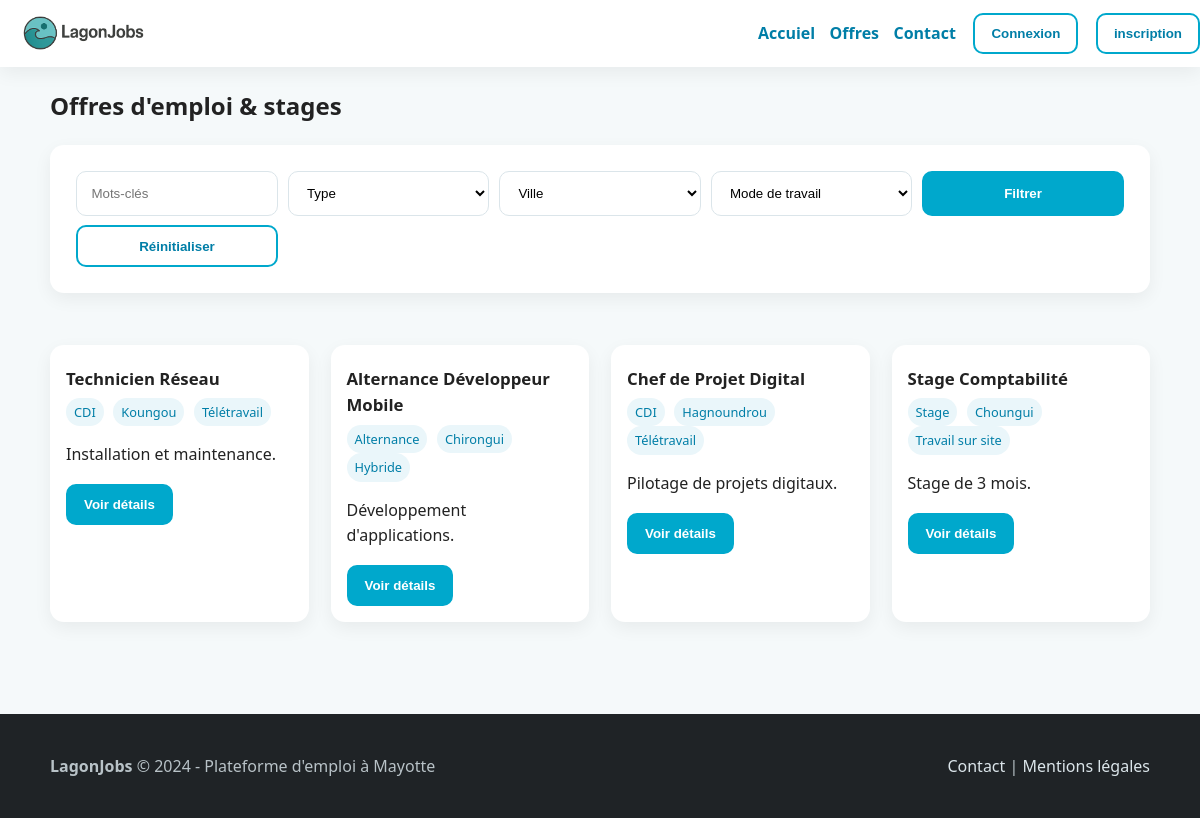
/Frontoffice/offres.php, run on the app's committed database.
### tables this page shows
CREATE TABLE `offres` (
  `Id` int(11) NOT NULL,
  `Titre` varchar(256) NOT NULL,
  `Id_type_contrat` int(11) NOT NULL,
  `Id_mode_travail` int(11) NOT NULL,
  `Id_ville` int(11) NOT NULL,
  `Description` varchar(1000) NOT NULL,
  `Id_statut` int(11) NOT NULL,
  `Mission` varchar(1000) NOT NULL,
  `Profile` varchar(1000) NOT NULL,
  `Duree` varchar(1000) NOT NULL
);

CREATE TABLE `types_contrats` (
  `Id` int(11) NOT NULL,
  `Nom_type_contrat` varchar(128) NOT NULL
);

CREATE TABLE `villes` (
  `Id` int(11) NOT NULL,
  `Nom_ville` varchar(256) NOT NULL
);

CREATE TABLE `modes_travails` (
  `Id` int(11) NOT NULL,
  `Nom_mode_travail` varchar(128) NOT NULL
);

### Frontoffice/offres.php (the view, shortened to what this page needs)
<!DOCTYPE html>
<html lang="fr">
<head>
    <link rel="stylesheet" href="style.css">
</head>
<body>
    <?php require(__DIR__.'/header.php')?>
    <?php
    $host = 'localhost';
    $dbname = 'lagonjob';
    $username = 'root';
    $password = '';
    try {
        $conn = new PDO("mysql:host=$host;dbname=$dbname;charset=utf8", $username, $password);
        $conn->setAttribute(PDO::ATTR_ERRMODE, PDO::ERRMODE_EXCEPTION);
    } catch(PDOException $e) {
        die("Erreur de connexion : " . $e->getMessage());
    }
    ?>
    <div class="container">
        <h2>Offres d'emploi & stages</h2>
        <div>
            <form class="form" action="offres.php" method="post">
                <div class="filter-bar">
                    <input type="text" name="mots_cles" placeholder="Mots-clés" value="<?php echo isset($_POST['mots_cles']) ? $_POST['mots_cles'] : ''; ?>">
                    <select name="type">
                        <option value="">Type</option>
                    </select>
                    <select name="ville">
                        <option value="">Ville</option>
                    </select>
                    <select name="mode">
                        <option value="">Mode de travail</option>
                    </select>
                    <button type="submit" class="btn">Filtrer</button>
                    <button type="button" class="btn btn-outline" onclick="window.location.href='offres.php'">Réinitialiser</button>
                </div>
            </form>
        </div>
    </div>
    <?php
    $sql = "SELECT o.Id, o.Titre, o.Description, o.Id_statut,
            tc.Nom_type_contrat as type,
            v.Nom_ville as ville,
            mt.Nom_mode_travail as mode_travail
            FROM offres o
            INNER JOIN types_contrats tc ON o.Id_type_contrat = tc.Id
            INNER JOIN villes v ON o.Id_ville = v.Id
            INNER JOIN modes_travails mt ON o.Id_mode_travail = mt.Id
            WHERE o.Id_statut=2";
    $params = [];
    $stmt = $conn->prepare($sql);
    $stmt->execute($params);
    $resultat = $stmt->fetchAll(PDO::FETCH_ASSOC);
    ?>
    <section class="section">
        <div class="container">
            <div class="cards">
                <?php foreach ($resultat as $offre): ?>
                    <div class="card">
                        <h3><?php echo $offre['Titre']; ?></h3>
                        <div class="meta">
                            <span class="badge"><?php echo $offre['type']; ?></span>
                            <span class="badge"><?php echo $offre['ville']; ?></span>
                            <span class="badge"><?php echo $offre['mode_travail']; ?></span>
                        </div>
                        <p><?php echo $offre['Description']; ?></p>
                        <form action="detailoffre.php" method="post" style="margin-top:10px;">
                            <button type="submit" class="btn">Voir détails</button>
                        </form>
                    </div>
                <?php endforeach; ?>
            </div>
        </div>
    </section>
</body>
<footer class="site-footer">
    <div class="container">
        <div class="footer-inner">
            <div>
                <strong>LagonJobs</strong> © 2024 - Plateforme d'emploi à Mayotte
            </div>
            <div>
                <a href="contact.php">Contact</a> |
                <a href="#">Mentions légales</a>
            </div>
        </div>
    </div>
</footer>
</html>

### Frontoffice/style.css (style rules this page uses)
:root { --lagon:#00A8CC; --lagon-dark:#007EA7; --bg:#F5F9FA; --text:#222222; --text-2:#555555; --success:#4CAF50; --error:#E63946; --card:#ffffff; --shadow:0 6px 18px rgba(0,0,0,.06); --radius:14px; --radius-sm:10px; --space:clamp(14px, 2.8vw, 22px); }
* { box-sizing:border-box }
html,body { margin:0;padding:0 }
body { font-family: system-ui, -apple-system, "Segoe UI", Roboto, "Helvetica Neue", Arial, "Noto Sans", "Liberation Sans", sans-serif; color:var(--text); background:var(--bg); line-height:1.6; }
.container { width:min(1100px, 92vw); margin:auto }
a { color:var(--lagon-dark); text-decoration:none }
.btn { background:var(--lagon); color:#fff; padding:.7rem 1rem; border-radius:10px; display:inline-block; font-weight:600; border:2px solid var(--lagon); transition:all .2s ease; }
.btn-outline { background:transparent; color:var(--lagon-dark) }
.section { padding: clamp(26px, 6vw, 52px) 0 }
.cards { display:grid; grid-template-columns: repeat(auto-fill,minmax(250px,1fr)); gap:clamp(14px, 2.4vw, 22px) }
.card { background:var(--card); padding:1rem; border-radius:var(--radius); box-shadow:var(--shadow); }
.card h3 { margin:.3rem 0 .35rem 0; font-size:1.05rem }
.meta { color:var(--text-2); font-size:.95rem }
.badge { display:inline-block; font-size:.8rem; background:#eaf6fa; color:var(--lagon-dark); padding:.25rem .5rem; border-radius:999px; margin-right:.35rem }
.site-footer { background:#1f2326; color:#b8c2c7; margin-top: 40px; }
.footer-inner { display:flex; justify-content:space-between; align-items:center; padding:1.2rem 0 }
.footer-inner a { color:#dbe5ea }
.form { background:#fff; padding:clamp(18px, 3vw, 26px); border-radius:var(--radius); box-shadow:var(--shadow); }
.form input, .form select, .form textarea { width:100%; padding:.8rem .9rem; border:1px solid #dbe5ea; border-radius:10px; background:#fff; }
.filter-bar { display:grid; grid-template-columns: repeat(5, minmax(120px, 1fr)); gap:.6rem; }
html, body { height: 100%; }
body { display: flex; flex-direction: column; }
footer { background: #111; color: white; text-align: center; padding: 20px; }

### data on the page
offres: Titre "Technicien Réseau", Id_type_contrat.Nom_type_contrat "CDI", Id_ville.Nom_ville "Koungou", Id_mode_travail.Nom_mode_travail "Télétravail", Description "Installation et maintenance."
offres: Titre "Alternance Développeur Mobile", Id_type_contrat.Nom_type_contrat "Alternance", Id_ville.Nom_ville "Chirongui", Id_mode_travail.Nom_mode_travail "Hybride", Description "Développement d'applications."
offres: Titre "Chef de Projet Digital", Id_type_contrat.Nom_type_contrat "CDI", Id_ville.Nom_ville "Hagnoundrou", Id_mode_travail.Nom_mode_travail "Télétravail", Description "Pilotage de projets digitaux."
offres: Titre "Stage Comptabilité", Id_type_contrat.Nom_type_contrat "Stage", Id_ville.Nom_ville "Choungui", Id_mode_travail.Nom_mode_travail "Travail sur site", Description "Stage de 3 mois."
